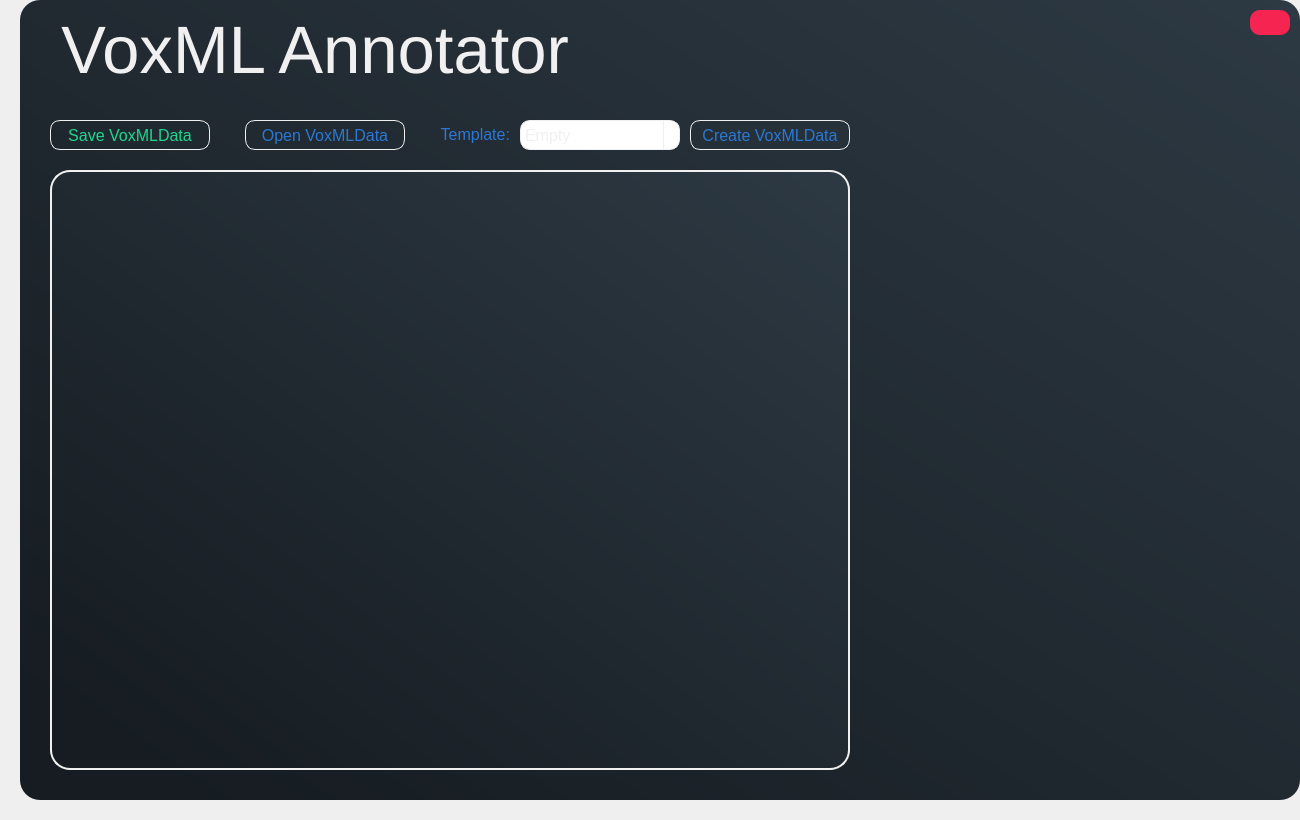
<?xml version="1.0" encoding="UTF-8"?>
<ui version="4.0">
 <class>MainVoxMLWindow</class>
 <widget class="QMainWindow" name="MainVoxMLWindow">
  <property name="geometry">
   <rect>
    <x>0</x>
    <y>0</y>
    <width>1300</width>
    <height>820</height>
   </rect>
  </property>
  <property name="windowTitle">
   <string>MainWindow</string>
  </property>
  <widget class="QWidget" name="mainWidget">
   <widget class="QFrame" name="backgroundFrame">
    <property name="geometry">
     <rect>
      <x>20</x>
      <y>0</y>
      <width>1280</width>
      <height>800</height>
     </rect>
    </property>
    <property name="sizePolicy">
     <sizepolicy hsizetype="Preferred" vsizetype="Preferred">
      <horstretch>0</horstretch>
      <verstretch>0</verstretch>
     </sizepolicy>
    </property>
    <property name="styleSheet">
     <string notr="true">QFrame#backgroundFrame {
	border-radius: 20px;
	border: None;
}

QFrame {
	background-color: qlineargradient(spread:pad, x1:0.063, y1:0.937318, x2:1, y2:0, stop:0 rgba(22,28,33,255), stop:1 rgba(45,57,67,255));
	color: #f0f0f0;
	border: 1px solid #f0f0f0;
}</string>
    </property>
    <property name="frameShape">
     <enum>QFrame::StyledPanel</enum>
    </property>
    <property name="frameShadow">
     <enum>QFrame::Raised</enum>
    </property>
    <widget class="QPushButton" name="exitButton">
     <property name="geometry">
      <rect>
       <x>1230</x>
       <y>10</y>
       <width>40</width>
       <height>25</height>
      </rect>
     </property>
     <property name="font">
      <font>
       <family>Segoe UI</family>
       <pointsize>15</pointsize>
       <weight>75</weight>
       <italic>false</italic>
       <bold>true</bold>
       <underline>false</underline>
       <strikeout>false</strikeout>
      </font>
     </property>
     <property name="styleSheet">
      <string notr="true">QPushButton {
	background-color: #f62451;
	border-radius: 10px;
}

QPushButton::hover {
	border: 2px solid #f0f0f0;
}</string>
     </property>
     <property name="text">
      <string/>
     </property>
    </widget>
    <widget class="QLabel" name="label">
     <property name="geometry">
      <rect>
       <x>20</x>
       <y>20</y>
       <width>550</width>
       <height>60</height>
      </rect>
     </property>
     <property name="font">
      <font>
       <family>Segoe UI</family>
       <pointsize>50</pointsize>
      </font>
     </property>
     <property name="styleSheet">
      <string notr="true">QLabel {
	border-radius: 0px;
	background-color: None;
	color: #f0f0f0;
	border: None;
}</string>
     </property>
     <property name="text">
      <string>VoxML Annotator</string>
     </property>
     <property name="alignment">
      <set>Qt::AlignCenter</set>
     </property>
    </widget>
    <widget class="QPushButton" name="openVoxMLDataButton">
     <property name="geometry">
      <rect>
       <x>225</x>
       <y>120</y>
       <width>160</width>
       <height>30</height>
      </rect>
     </property>
     <property name="font">
      <font>
       <family>Segoe UI</family>
       <pointsize>12</pointsize>
       <weight>50</weight>
       <italic>false</italic>
       <bold>false</bold>
       <underline>false</underline>
       <strikeout>false</strikeout>
      </font>
     </property>
     <property name="styleSheet">
      <string notr="true">QPushButton {
	background-color:  qlineargradient(x1: 0, y1: 0, x2: 0, y2: 1,
                                 stop: 0 #161c21, stop: 1.0 #2d3943);
	border-radius: 10px;
	border: 1px solid #f0f0f0;
	color: #2b78d3;
}

QPushButton::hover {
	border: 2px solid #2b78d3;
}</string>
     </property>
     <property name="text">
      <string>Open VoxMLData</string>
     </property>
    </widget>
    <widget class="QFrame" name="frame">
     <property name="geometry">
      <rect>
       <x>30</x>
       <y>170</y>
       <width>800</width>
       <height>600</height>
      </rect>
     </property>
     <property name="styleSheet">
      <string notr="true">QFrame {
	border: 2px solid #f0f0f0;
	background-color: qlineargradient(spread:pad, x1:0.063, y1:0.937318, x2:1, y2:0, stop:0 rgba(22,28,33,255), stop:1 rgba(45,57,67,255));
	border-radius: 20px;
}
</string>
     </property>
     <property name="frameShape">
      <enum>QFrame::StyledPanel</enum>
     </property>
     <property name="frameShadow">
      <enum>QFrame::Raised</enum>
     </property>
    </widget>
    <widget class="QPushButton" name="createVoxMLButton">
     <property name="geometry">
      <rect>
       <x>670</x>
       <y>120</y>
       <width>160</width>
       <height>30</height>
      </rect>
     </property>
     <property name="font">
      <font>
       <family>Segoe UI</family>
       <pointsize>12</pointsize>
       <weight>50</weight>
       <italic>false</italic>
       <bold>false</bold>
       <underline>false</underline>
       <strikeout>false</strikeout>
      </font>
     </property>
     <property name="styleSheet">
      <string notr="true">QPushButton {
	background-color:  qlineargradient(x1: 0, y1: 0, x2: 0, y2: 1,
                                 stop: 0 #161c21, stop: 1.0 #2d3943);
	border-radius: 10px;
	border: 1px solid #f0f0f0;
	color: #2b78d3;
}

QPushButton::hover {
	border: 2px solid #2b78d3;
}</string>
     </property>
     <property name="text">
      <string>Create VoxMLData</string>
     </property>
    </widget>
    <widget class="QComboBox" name="templateChooser">
     <property name="geometry">
      <rect>
       <x>500</x>
       <y>120</y>
       <width>160</width>
       <height>30</height>
      </rect>
     </property>
     <property name="font">
      <font>
       <family>Segoe UI</family>
       <pointsize>12</pointsize>
      </font>
     </property>
     <property name="styleSheet">
      <string notr="true">QComboBox {
    border: 1px solid #f0f0f0;
    border-radius: 10px;
	color: #f0f0f0;
}

QComboBox::hover {
	border: 2px solid #2b78d3;
}

QComboBox:editable {
    background: #f0f0f0;
}

QComboBox:!editable, QComboBox::drop-down:editable {
     background: qlineargradient(x1: 0, y1: 0, x2: 0, y2: 1,
                                 stop: 0 #161c21, stop: 1.0 #2d3943);
}

QComboBox:!editable:on, QComboBox::drop-down:editable:on {
    background:  qlineargradient(x1: 0, y1: 0, x2: 0, y2: 1,
                                 stop: 0 #161c21, stop: 1.0 #2d3943);
}

QComboBox:on { 
    padding-top: 3px;
    padding-left: 4px;
}

QComboBox::drop-down {
    subcontrol-origin: padding;
    subcontrol-position: top right;
    width: 15px;

    border-left-width: 1px;
    border-left-color: #f0f0f0;
    border-left-style: solid;
    border-top-right-radius: 3px;
    border-bottom-right-radius: 3px;
}

QComboBox::down-arrow:on { 
    top: 1px;
    left: 1px;
}
</string>
     </property>
     <property name="currentText">
      <string>Empty</string>
     </property>
     <property name="currentIndex">
      <number>0</number>
     </property>
     <property name="placeholderText">
      <string/>
     </property>
     <item>
      <property name="text">
       <string>Empty</string>
      </property>
     </item>
     <item>
      <property name="text">
       <string>Attribute</string>
      </property>
     </item>
     <item>
      <property name="text">
       <string>Function</string>
      </property>
     </item>
     <item>
      <property name="text">
       <string>Object</string>
      </property>
     </item>
     <item>
      <property name="text">
       <string>Program</string>
      </property>
     </item>
     <item>
      <property name="text">
       <string>Relation</string>
      </property>
     </item>
    </widget>
    <widget class="QLabel" name="label_2">
     <property name="geometry">
      <rect>
       <x>390</x>
       <y>120</y>
       <width>100</width>
       <height>28</height>
      </rect>
     </property>
     <property name="font">
      <font>
       <family>Segoe UI</family>
       <pointsize>12</pointsize>
      </font>
     </property>
     <property name="styleSheet">
      <string notr="true">QLabel {
	background-color: None;
	color: #2b78d3;
	border: None;
}</string>
     </property>
     <property name="text">
      <string>Template:</string>
     </property>
     <property name="alignment">
      <set>Qt::AlignRight|Qt::AlignTrailing|Qt::AlignVCenter</set>
     </property>
    </widget>
    <widget class="QPushButton" name="saveVoxMLData">
     <property name="geometry">
      <rect>
       <x>30</x>
       <y>120</y>
       <width>160</width>
       <height>30</height>
      </rect>
     </property>
     <property name="font">
      <font>
       <family>Segoe UI</family>
       <pointsize>12</pointsize>
       <weight>50</weight>
       <italic>false</italic>
       <bold>false</bold>
       <underline>false</underline>
       <strikeout>false</strikeout>
      </font>
     </property>
     <property name="styleSheet">
      <string notr="true">QPushButton {
	background-color:  qlineargradient(x1: 0, y1: 0, x2: 0, y2: 1,
                                 stop: 0 #161c21, stop: 1.0 #2d3943);
	border-radius: 10px;
	border: 1px solid #f0f0f0;
	color: #1fd78d;
}

QPushButton::hover {
	border: 2px solid #1fd78d;
}</string>
     </property>
     <property name="text">
      <string>Save VoxMLData</string>
     </property>
    </widget>
   </widget>
  </widget>
 </widget>
 <resources/>
 <connections/>
</ui>
